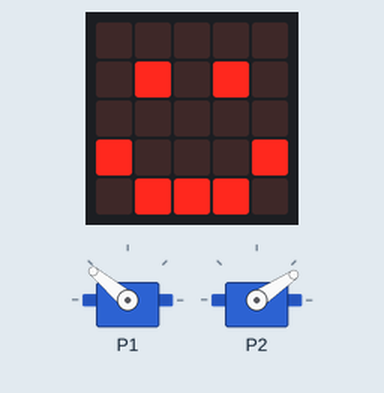
Recording of a program running on a simulated BBC micro:bit running MicroPython. Shown: the board's 5×5 LED display, 2 × servo. Servo angles are drawn from the pulse width (0.5 ms = 0°, 2.5 ms = 180°). At 2.2 s the program stops and its outputs stay as they are.

Above: at 0.1 s.
At 0.9 s:
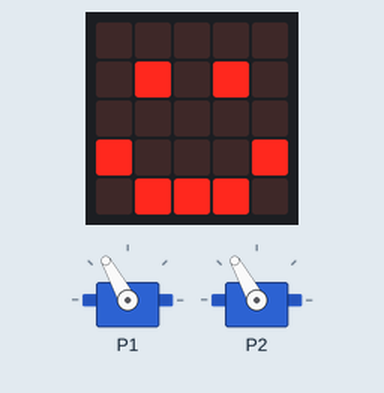
At 1.3 s:
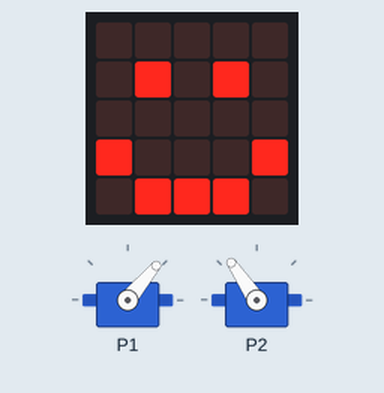
At 2.3 s:
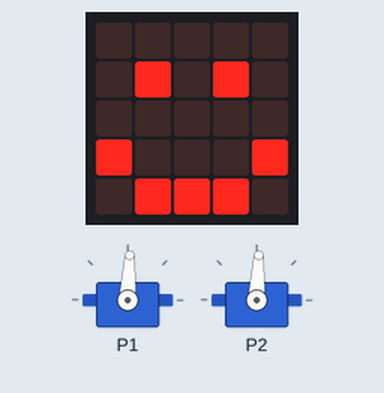
Timing chart, 0 to 3.7 s (numbered marks = the images above):
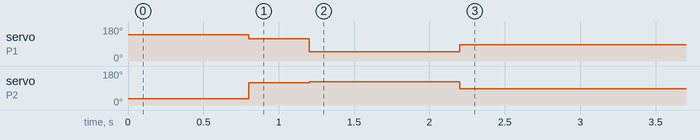

The program:

MicrobotMotion2.py
```python
from microbit import * # Beginnen de programma door alles vanuit de microbit library te importeren, dit is maar een keer nodig

def power_to_analog(power):
    if(power <= -100):
        return 45
    elif(power >= 100):
        return 105
    else:
        return power*0.3 + 75

def vooruit(snelheid, tijd): # Beweegt de robot vooruit met een snelheid voor een hoeveelheid tijd
    pin1.write_analog(power_to_analog(snelheid))
    pin2.write_analog(power_to_analog(-snelheid))
    sleep(tijd*1000)

def achteruit(snelheid, tijd): # Beweegt de robot achteruit met een snelheid voor een hoeveelheid tijd
    pin1.write_analog(power_to_analog(-snelheid))
    pin2.write_analog(power_to_analog(snelheid))
    sleep(tijd*1000)

def rechts(snelheid, tijd): # Draait de robot rechts met een snelheid voor een hoeveelheid tijd
    pin1.write_analog(power_to_analog(snelheid))
    pin2.write_analog(power_to_analog(snelheid))
    sleep(tijd*1000)

def links(snelheid, tijd): # Draait de robot links met een snelheid voor een hoeveelheid tijd
    pin1.write_analog(power_to_analog(-snelheid))
    pin2.write_analog(power_to_analog(-snelheid))
    sleep(tijd*1000)

def stop():
    pin1.write_analog(power_to_analog(0))
    pin2.write_analog(power_to_analog(0))

bewegingen = [{'functie': vooruit, 'snelheid': 100, 'tijd': 0.8},
            {'functie': rechts, 'snelheid': 60, 'tijd': 0.4},
            {'functie': achteruit, 'snelheid': 70, 'tijd': 1}]

# Zet hier de code die uitgevoerd moet worden
display.show(Image.HAPPY) # Tekend een gezicht op het robot
for beweging in bewegingen:
    bewegings_functie = beweging.get('functie')
    bewegings_functie(beweging.get('snelheid'), beweging.get('tijd'))
stop()
```
